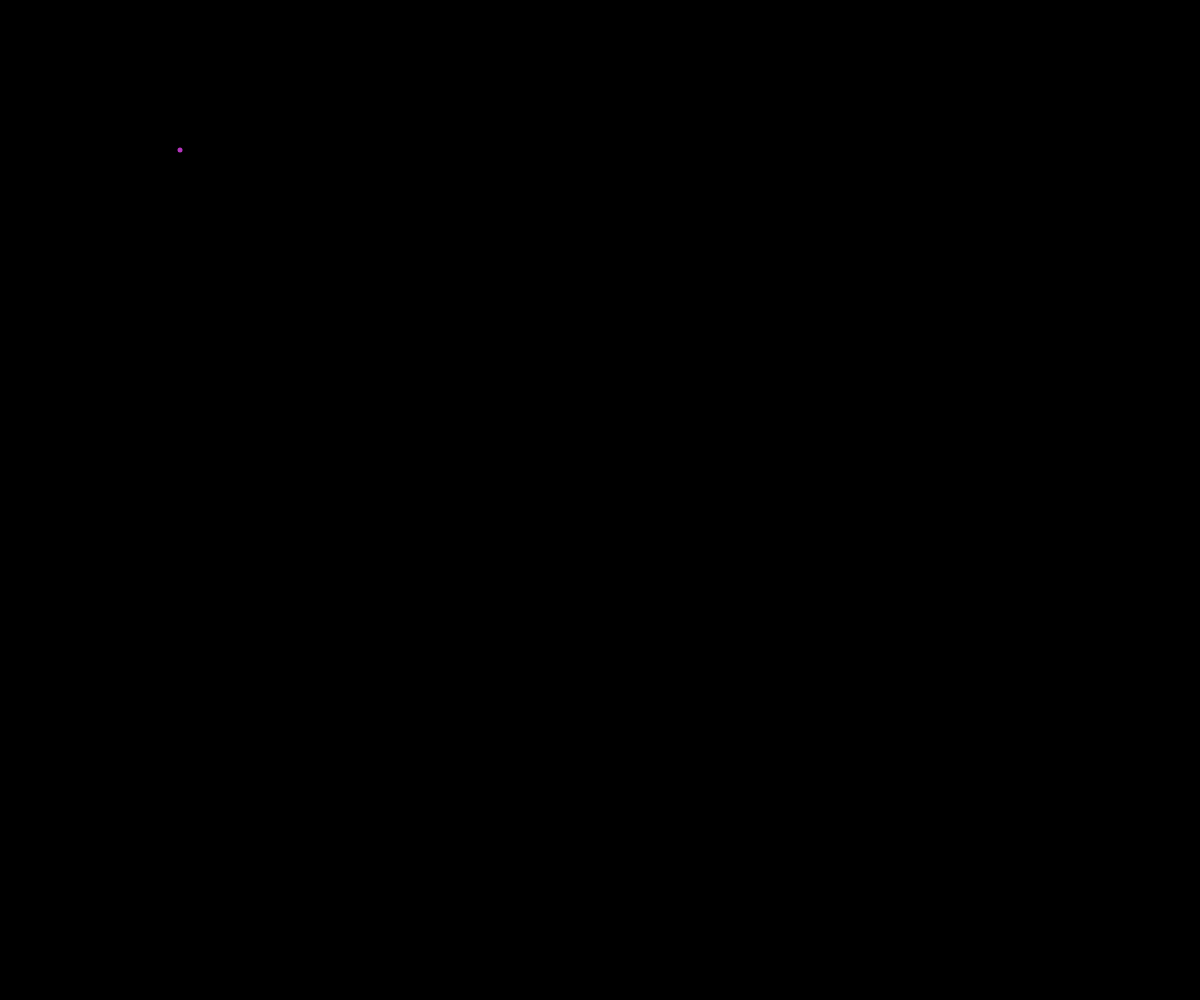
Frame 1 (no input)
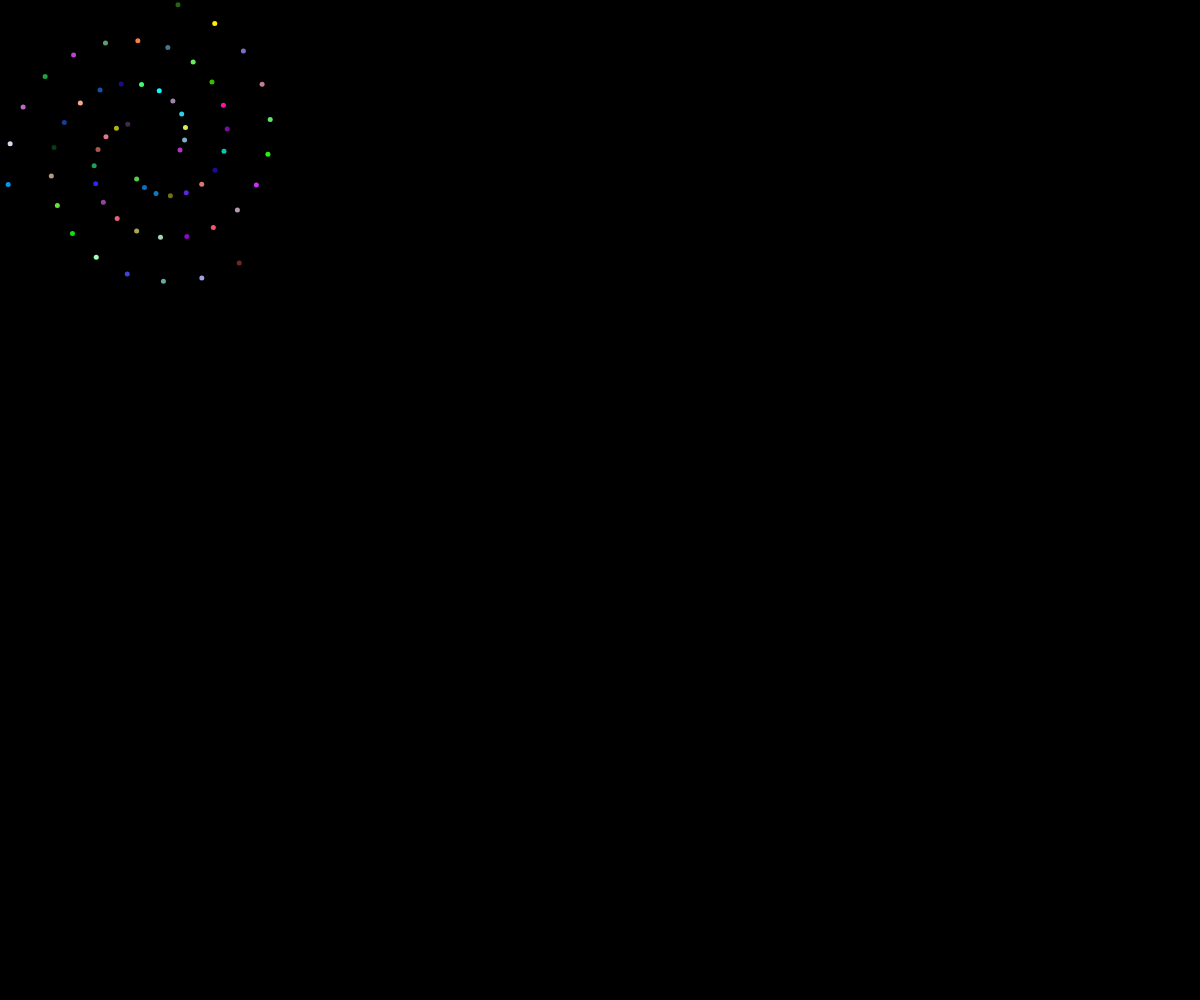
Frame 60 (no input)
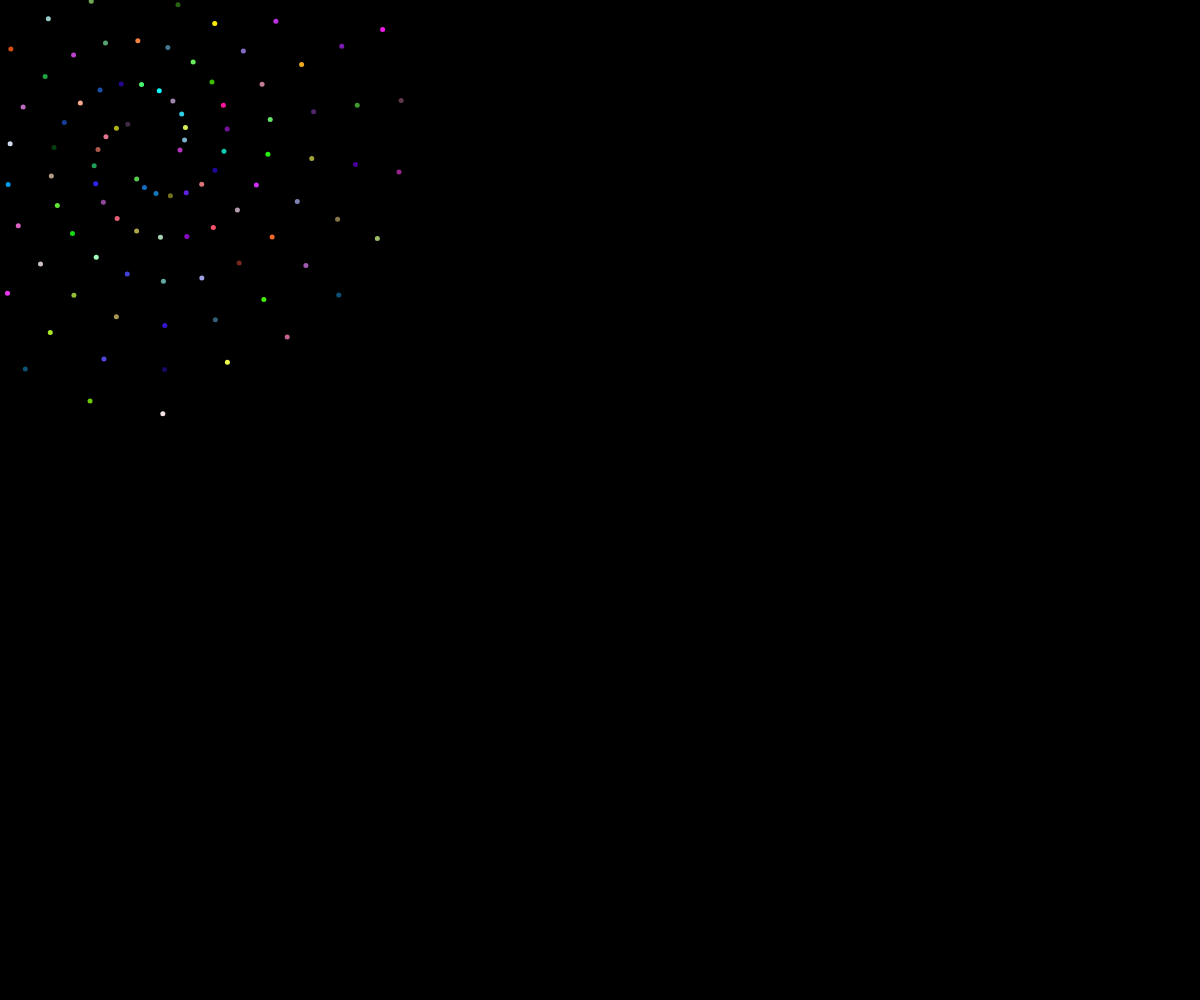
Frame 120 (the mouse pressed at the canvas centre since frame 60)

The p5.js sketch that drew these frames (run headless with seeded random() and noise() and a simulated clock; from frame 60 on, the mouse is pressed at the canvas centre):

// p5.js sketch
// ── sketch.js
//var x;
//var y;
var offset;
var scalar;
var angle;
var speed;


function setup() {
  createCanvas(windowWidth,windowHeight);
  background(0);
  
  //x = width/2;
  //y = height/2;
  angle = 0.0;
  scalar = 30;
  offset=150;

  speed = 2;
  
  //live = 3;


  
}

function draw() {
  //background(255);
  
  var x = offset + cos(angle) * scalar;
  var y = offset + sin(angle) * scalar;
  noStroke();
  fill(random(255),random(255),random(255));
  ellipse(x,y,5,5);
  angle += speed;
  scalar += speed;

  
  //if((x=0) || (x=width) || (y = 0) || (y = height)){
  //  live--;
  //}
  
  /*if((xpos>=width) || (xpos<=0)){
    xdirection = -xdirection;
  }
  if((ypos>height) || (ypos<=0)){
    ydirection = -ydirection;
  }*/
  

  
  
  
 /* if(mouseIsPressed){
    stroke(random(255));
    //strokeWeight();
    line(mouseX,mouseY,mouseX + (random(-spread,spread)), mouseY+ (random(-spread,spread)));
  }
  */
}
